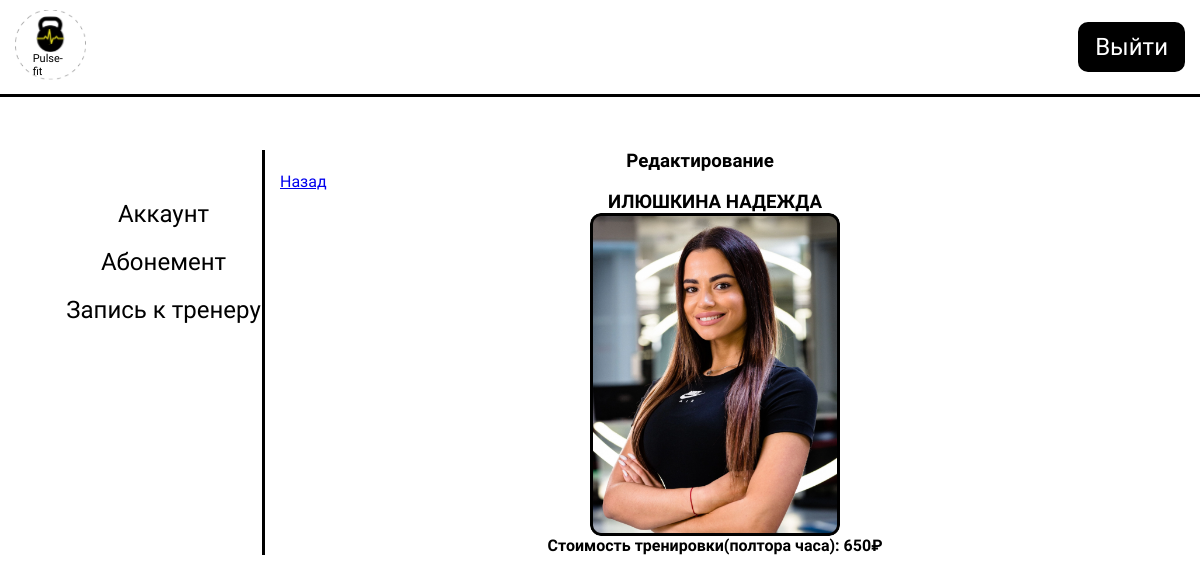
/coach_edit.php, run on the app's committed database.
### tables this page shows
CREATE TABLE `coaches` (
  `id` int NOT NULL,
  `name` varchar(255) NOT NULL,
  `img` varchar(255) DEFAULT NULL,
  `price` int DEFAULT NULL
);

### helpers/query.php (called while the page is built, shortened)
<?php
function getCoachesQuery($id = null)
{
    return "SELECT * FROM coaches";
}

### coach_edit.php (the view, shortened to what this page needs)
<?php
include './components/db.php';
include './helpers/query.php';
include './components/headerAcc.php';
$coachQuery = mysqli_query($conn, getCoachesQuery($_GET["id"]));
$resultCoaches = mysqli_fetch_assoc($coachQuery);
?>
<div class="acc__body">
    <div class="container">
        <div class="acc__inner">
            <?php
            include './components/accSidebar.php';
            ?>
            <div class="acc__content">
                <div>
                    <h3>Редактирование</h3>
                </div>
                <div class="coach__back_link_wrapper">
                    <a href="./coach_list.php">Назад</a>
                    <?php
                    $imgStr = $resultCoaches["img"];
                    $name = $resultCoaches["name"];
                    $price = $resultCoaches["price"];
                    ?>
                    <div class="coaches__item_wrapper">
                        <h3><?php echo $name ?></h3>
                        <img src=<?php echo "./img/coaches/$imgStr" ?> alt='Картинка'>
                        <h4>Стоимость тренировки(полтора часа): <?php echo $price ?>&#8381;</h4>
                    </div>
                </div>
            </div>
        </div>
    </div>
</div>

### styles/pages/main.css (style rules this page uses)
* { margin: 0; padding: 0; box-sizing: border-box; }
body { font-family: 'Oswald', sans-serif; font-weight: normal; }
.container { max-width: 1230px; padding: 0 15px; margin: 0 auto; width: 100%; margin-top: 100px; }
.container { max-width: 1330px; margin: 0 auto; width: 100%; padding: 0 15px; }

### styles/pages/account.css (style rules this page uses)
.acc__inner { display: flex; }

### styles/pages/record.css (style rules this page uses)
.coaches__item_wrapper { display: flex; flex-direction: column; align-items: center; justify-content: space-between; }
.coaches__item_wrapper img { max-width: 250px; border-radius: 10px; }

### styles/pages/coach.css (style rules this page uses)
.coach__back_link_wrapper { width: 100%; margin-left: 30px; }

### styles/components/accSidebar.css (style rules this page uses)
.acc__content { width: 100%; display: flex; justify-content: center; flex-direction: column; align-items: center; }

### styles/media/index.css (style rules this page uses)
@media (max-width: 1500px) { .container { max-width: 1200px; } }
@media (max-width: 1250px) { .container { max-width: 1100px; } }

### data on the page
coaches: name "ИЛЮШКИНА НАДЕЖДА", img (picture), price "650"
